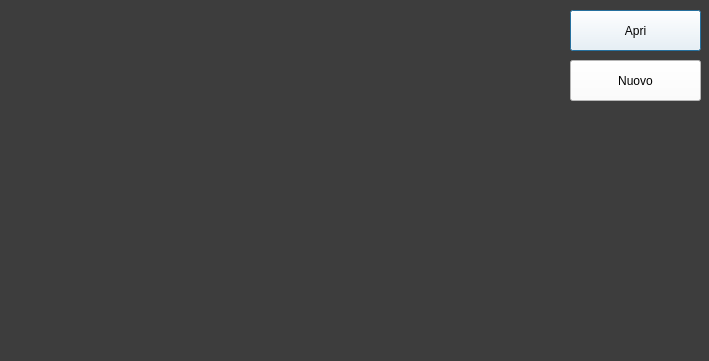
<?xml version="1.0" encoding="UTF-8"?>
<ui version="4.0">
 <class>Dialog</class>
 <widget class="QDialog" name="Dialog">
  <property name="geometry">
   <rect>
    <x>0</x>
    <y>0</y>
    <width>709</width>
    <height>361</height>
   </rect>
  </property>
  <property name="windowTitle">
   <string>Dialog</string>
  </property>
  <property name="styleSheet">
   <string notr="true">QDialog#Dialog{
background-color: rgb(61, 61, 61);}</string>
  </property>
  <widget class="QPushButton" name="open_button">
   <property name="geometry">
    <rect>
     <x>570</x>
     <y>10</y>
     <width>131</width>
     <height>41</height>
    </rect>
   </property>
   <property name="cursor">
    <cursorShape>PointingHandCursor</cursorShape>
   </property>
   <property name="styleSheet">
    <string notr="true">background-color: rgb(255, 255, 255);
font: 10pt &quot;MS Shell Dlg 2&quot;;</string>
   </property>
   <property name="text">
    <string>Apri</string>
   </property>
  </widget>
  <widget class="QWidget" name="horizontalLayoutWidget">
   <property name="geometry">
    <rect>
     <x>10</x>
     <y>10</y>
     <width>551</width>
     <height>341</height>
    </rect>
   </property>
   <layout class="QHBoxLayout" name="prenotazioni_layout"/>
  </widget>
  <widget class="QPushButton" name="new_button">
   <property name="geometry">
    <rect>
     <x>570</x>
     <y>60</y>
     <width>131</width>
     <height>41</height>
    </rect>
   </property>
   <property name="cursor">
    <cursorShape>PointingHandCursor</cursorShape>
   </property>
   <property name="styleSheet">
    <string notr="true">background-color: rgb(255, 255, 255);
font: 10pt &quot;MS Shell Dlg 2&quot;;</string>
   </property>
   <property name="text">
    <string>Nuovo</string>
   </property>
  </widget>
 </widget>
 <resources/>
 <connections/>
</ui>
